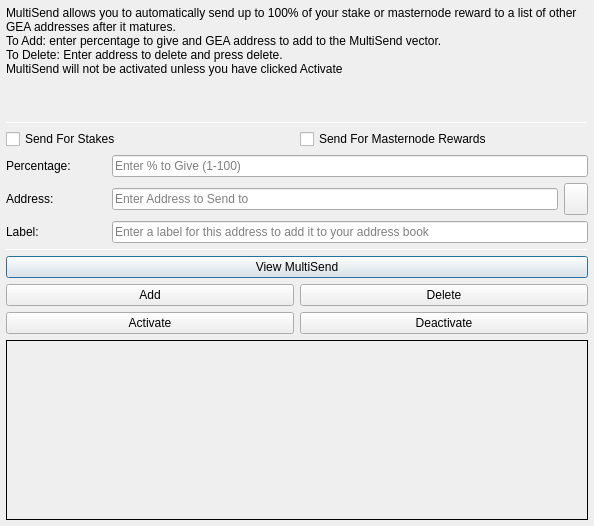
<?xml version="1.0" encoding="UTF-8"?>
<ui version="4.0">
 <class>MultiSendDialog</class>
 <widget class="QDialog" name="MultiSendDialog">
  <property name="windowModality">
   <enum>Qt::NonModal</enum>
  </property>
  <property name="geometry">
   <rect>
    <x>0</x>
    <y>0</y>
    <width>594</width>
    <height>526</height>
   </rect>
  </property>
  <property name="windowTitle">
   <string>MultiSend</string>
  </property>
  <layout class="QVBoxLayout" name="verticalLayout" stretch="0">
   <property name="leftMargin">
    <number>6</number>
   </property>
   <property name="topMargin">
    <number>6</number>
   </property>
   <property name="rightMargin">
    <number>6</number>
   </property>
   <property name="bottomMargin">
    <number>6</number>
   </property>
   <item>
    <layout class="QVBoxLayout" name="verticalLayout_Main" stretch="1,1,1,0,1,1,1">
     <item>
      <widget class="QLabel" name="label_2">
       <property name="lineWidth">
        <number>1</number>
       </property>
       <property name="text">
        <string>MultiSend allows you to automatically send up to 100% of your stake or masternode reward to a list of other GEA addresses after it matures.
To Add: enter percentage to give and GEA address to add to the MultiSend vector.
To Delete: Enter address to delete and press delete.
MultiSend will not be activated unless you have clicked Activate</string>
       </property>
       <property name="alignment">
        <set>Qt::AlignLeading|Qt::AlignLeft|Qt::AlignTop</set>
       </property>
       <property name="wordWrap">
        <bool>true</bool>
       </property>
      </widget>
     </item>
     <item>
      <widget class="Line" name="line">
       <property name="minimumSize">
        <size>
         <width>0</width>
         <height>1</height>
        </size>
       </property>
       <property name="maximumSize">
        <size>
         <width>16777215</width>
         <height>1</height>
        </size>
       </property>
       <property name="orientation">
        <enum>Qt::Horizontal</enum>
       </property>
      </widget>
     </item>
     <item>
      <layout class="QVBoxLayout" name="verticalLayout_Settings">
       <item>
        <layout class="QHBoxLayout" name="horizontalLayout">
         <item>
          <widget class="QCheckBox" name="multiSendStakeCheckBox">
           <property name="text">
            <string>Send For Stakes</string>
           </property>
          </widget>
         </item>
         <item>
          <widget class="QCheckBox" name="multiSendMasternodeCheckBox">
           <property name="text">
            <string>Send For Masternode Rewards</string>
           </property>
          </widget>
         </item>
        </layout>
       </item>
       <item>
        <layout class="QHBoxLayout" name="horizontalLayout_6">
         <item>
          <widget class="QLabel" name="label">
           <property name="minimumSize">
            <size>
             <width>100</width>
             <height>0</height>
            </size>
           </property>
           <property name="toolTip">
            <string>Percentage of stake to send</string>
           </property>
           <property name="text">
            <string>Percentage:</string>
           </property>
          </widget>
         </item>
         <item>
          <widget class="QLineEdit" name="multiSendPercentEdit">
           <property name="toolTip">
            <string>Enter whole numbers 1 - 100</string>
           </property>
           <property name="placeholderText">
            <string>Enter % to Give (1-100)</string>
           </property>
          </widget>
         </item>
        </layout>
       </item>
       <item>
        <layout class="QHBoxLayout" name="horizontalLayout_7">
         <item>
          <widget class="QLabel" name="label_5">
           <property name="minimumSize">
            <size>
             <width>100</width>
             <height>0</height>
            </size>
           </property>
           <property name="toolTip">
            <string>Address to send portion of stake to</string>
           </property>
           <property name="text">
            <string>Address:</string>
           </property>
          </widget>
         </item>
         <item>
          <widget class="QLineEdit" name="multiSendAddressEdit">
           <property name="toolTip">
            <string/>
           </property>
           <property name="placeholderText">
            <string>Enter Address to Send to</string>
           </property>
          </widget>
         </item>
         <item>
          <widget class="QToolButton" name="addressBookButton">
           <property name="maximumSize">
            <size>
             <width>16777215</width>
             <height>32</height>
            </size>
           </property>
           <property name="toolTip">
            <string>Choose an address from the address book</string>
           </property>
           <property name="text">
            <string/>
           </property>
           <property name="icon">
            <iconset resource="../gea.qrc">
             <normaloff>:/icons/address-book</normaloff>:/icons/address-book</iconset>
           </property>
           <property name="shortcut">
            <string>Alt+A</string>
           </property>
          </widget>
         </item>
        </layout>
       </item>
      </layout>
     </item>
     <item>
      <layout class="QHBoxLayout" name="horizontalLayout_3">
       <item>
        <widget class="QLabel" name="label_3">
         <property name="minimumSize">
          <size>
           <width>100</width>
           <height>0</height>
          </size>
         </property>
         <property name="text">
          <string>Label:</string>
         </property>
        </widget>
       </item>
       <item>
        <widget class="QLineEdit" name="labelAddressLabelEdit">
         <property name="placeholderText">
          <string>Enter a label for this address to add it to your address book</string>
         </property>
        </widget>
       </item>
      </layout>
     </item>
     <item>
      <widget class="Line" name="line_2">
       <property name="minimumSize">
        <size>
         <width>0</width>
         <height>1</height>
        </size>
       </property>
       <property name="maximumSize">
        <size>
         <width>16777215</width>
         <height>1</height>
        </size>
       </property>
       <property name="orientation">
        <enum>Qt::Horizontal</enum>
       </property>
      </widget>
     </item>
     <item>
      <layout class="QVBoxLayout" name="verticalLayout_Buttons">
       <item>
        <layout class="QHBoxLayout" name="horizontalLayout_4">
         <item>
          <widget class="QPushButton" name="viewButton">
           <property name="toolTip">
            <string/>
           </property>
           <property name="statusTip">
            <string>View MultiSend Vector</string>
           </property>
           <property name="text">
            <string>View MultiSend</string>
           </property>
          </widget>
         </item>
        </layout>
       </item>
       <item>
        <layout class="QHBoxLayout" name="horizontalLayout_2">
         <item>
          <widget class="QPushButton" name="addButton">
           <property name="toolTip">
            <string/>
           </property>
           <property name="statusTip">
            <string>Add to MultiSend Vector</string>
           </property>
           <property name="text">
            <string>Add</string>
           </property>
          </widget>
         </item>
         <item>
          <widget class="QPushButton" name="deleteButton">
           <property name="toolTip">
            <string/>
           </property>
           <property name="statusTip">
            <string>Delete Address From MultiSend Vector</string>
           </property>
           <property name="text">
            <string>Delete</string>
           </property>
          </widget>
         </item>
        </layout>
       </item>
       <item>
        <layout class="QHBoxLayout" name="horizontalLayout_5">
         <item>
          <widget class="QPushButton" name="activateButton">
           <property name="statusTip">
            <string>Activate MultiSend</string>
           </property>
           <property name="text">
            <string>Activate</string>
           </property>
          </widget>
         </item>
         <item>
          <widget class="QPushButton" name="disableButton">
           <property name="statusTip">
            <string>Deactivate MultiSend</string>
           </property>
           <property name="text">
            <string>Deactivate</string>
           </property>
          </widget>
         </item>
        </layout>
       </item>
      </layout>
     </item>
     <item>
      <widget class="QLabel" name="message">
       <property name="minimumSize">
        <size>
         <width>0</width>
         <height>180</height>
        </size>
       </property>
       <property name="frameShape">
        <enum>QFrame::Panel</enum>
       </property>
       <property name="frameShadow">
        <enum>QFrame::Plain</enum>
       </property>
       <property name="lineWidth">
        <number>1</number>
       </property>
       <property name="midLineWidth">
        <number>1</number>
       </property>
       <property name="text">
        <string/>
       </property>
       <property name="alignment">
        <set>Qt::AlignLeading|Qt::AlignLeft|Qt::AlignTop</set>
       </property>
       <property name="wordWrap">
        <bool>true</bool>
       </property>
      </widget>
     </item>
    </layout>
   </item>
  </layout>
 </widget>
 <resources>
  <include location="../gea.qrc"/>
 </resources>
 <connections/>
</ui>
